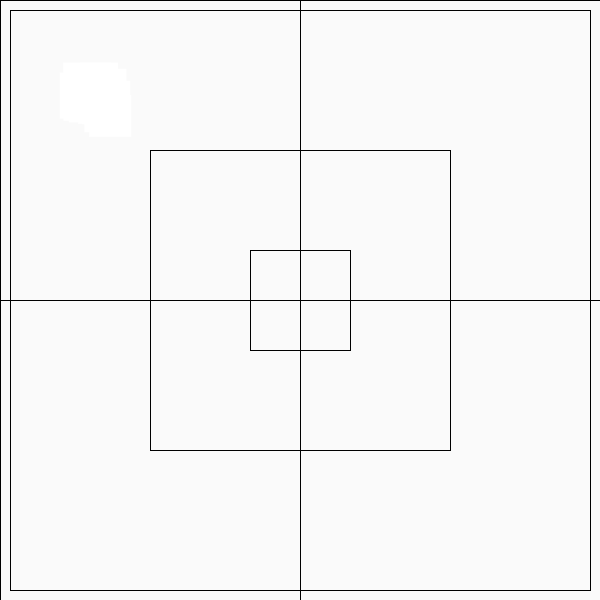
Frame 1 (no input)
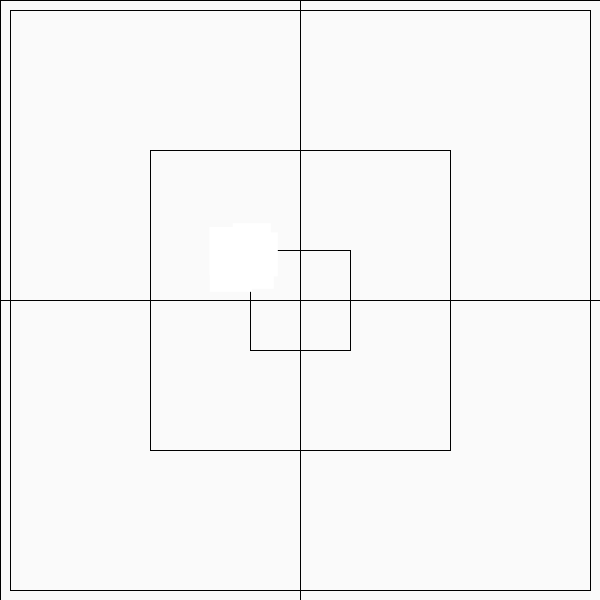
Frame 60 (the mouse pressed at the canvas centre just before this capture)
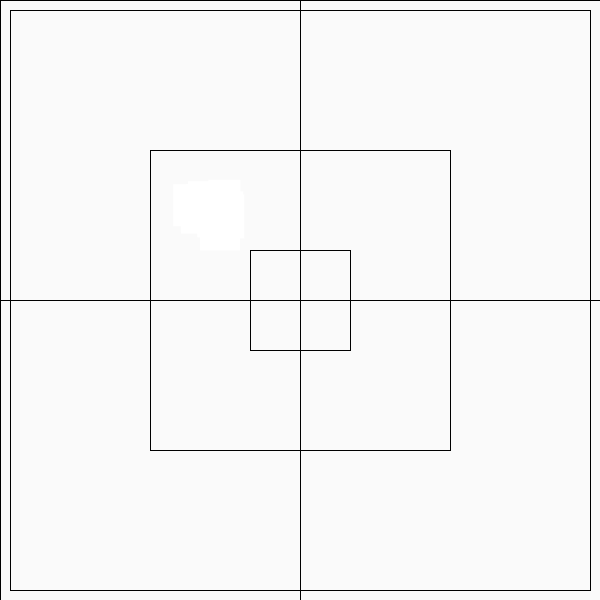
Frame 120 (the mouse held since frame 60 and released just before this capture)

The Processing sketch that drew these frames (run headless with seeded random() and noise(); from frame 60 on, the mouse is pressed at the canvas centre):

// Processing sketch: processing_139839
// ── processing_139839.pde

float w = random(25,75);
float h = random(25,75);
float x = 100;
float y = 100;
float ranOp = random(20,100);
float c = color(250,0,0, ranOp);

void setup() {
  size(600, 600);
  frameRate(10);
}

void draw() {
      background(250,250,250);
      
      //test squares (for motion)
      stroke(0);
      noFill();
      rectMode(CORNER);
      rect(10,10,580,580);
      rect(0,0,300,300);
      rect(0,300,300,300);
      rect(300,0,300,300);
      rect(300,300,300,300);
      rect(150,150,300,300);
      rect(250,250,100,100); // once the cloud reaches this square it
      //is sent randomly throughout the page. Working on the motion not having
      //to rely on this awkward jump.
      //end test squares (for motion)
      
  fill(c);
  rectMode(CENTER);
  
  for (int i = 0; i < 50; i = i+2){
  noStroke();
  rect(random(-20,20)+x,random(-20,20)+y, i, i); // CLOUD
  }

//Outer Bounding Box
if(x<=50){
 x = x+10;
} else if (x >= 550){
x = x-10;
}

if(y<= 50){
 y = y+10;
} else if (y >= 550){
y = y-10;
}


//Center Box
if ((x>=250) && (x<=450) && (y>=250) && (y<=450)){
 x = x+ random(-300,300); 
 y = y+ random(-300,300);
}

// top left box
else if ((x <= 300) && (y<=300)){
  x = x+random(-5,10);
  y = y+random(-5,10);
}


// bottom left box
else if ((x <= 300) && (y >= 300)){
  x = x+random(-10,5);
  y = y+random(-10,5);
}


// bottom right box
else if ((x >= 300) && (y>=300)){
  x = x+random(-10,5);
  y = y+random(-10,5);
}


// top right box
else if ((x >= 300) && (y<=300)){
  x = x+random(-10,5);
  y = y+random(-10,5);
}

}
//Cloud
